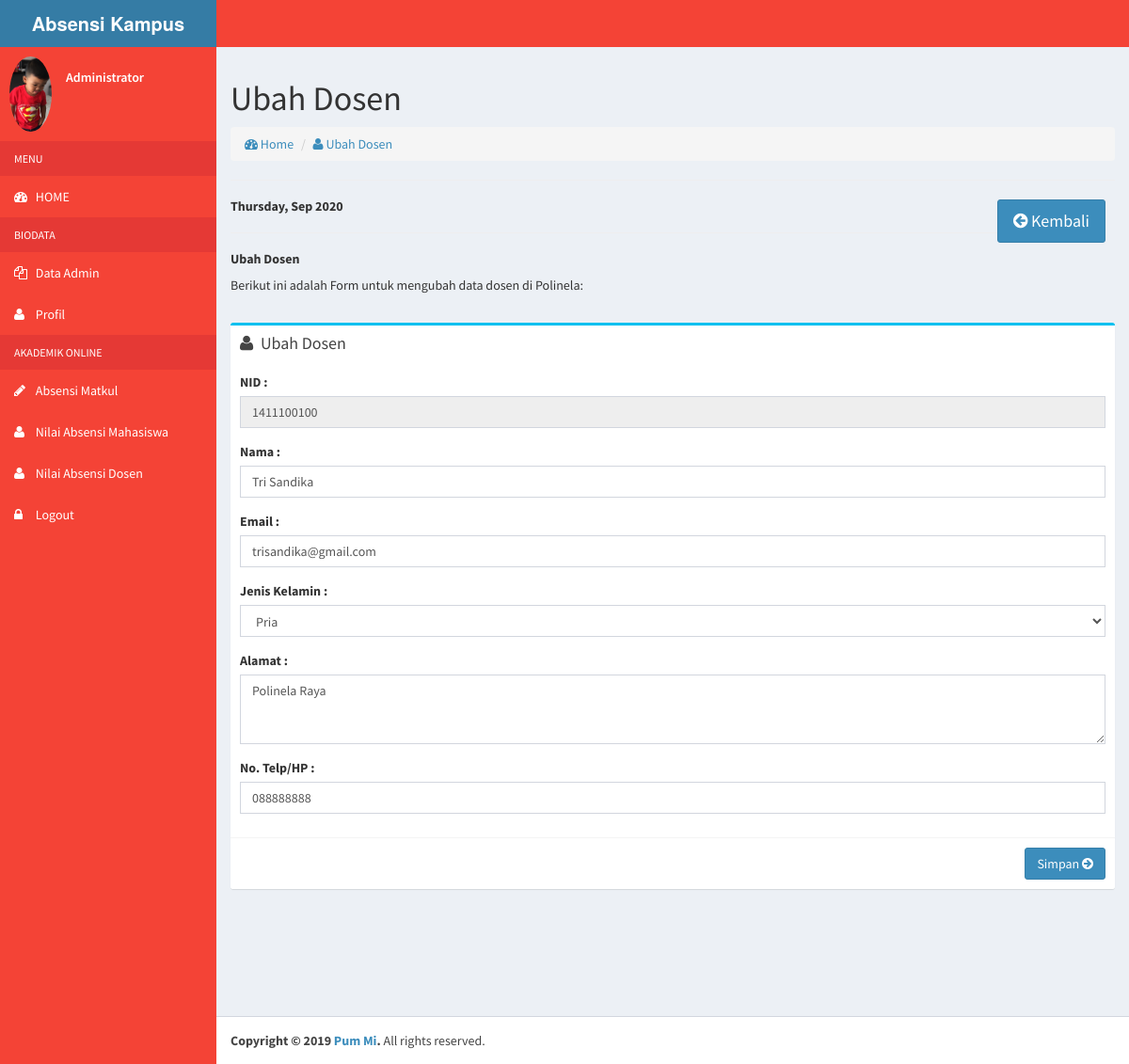
The page /kajur/dashboard/index.php?page=6&&nid=1411100100 (signed in) on the database its author committed.
### tables this page shows
CREATE TABLE `dosen` (
  `nid` char(10) NOT NULL DEFAULT '',
  `nm_dosen` varchar(50) NOT NULL DEFAULT '',
  `jk` varchar(6) NOT NULL,
  `alamat` text NOT NULL,
  `telp_dosen` varchar(12) NOT NULL DEFAULT '',
  `password` varchar(255) NOT NULL,
  `email` varchar(30) NOT NULL,
  `foto` varchar(100) NOT NULL
);

### kajur/dashboard/index.php (the view, shortened to what this page needs)
<?php
      include "../../koneksi/koneksi.php";
      $username = $_SESSION['admin'];
      $query = mysqli_query($conn,"SELECT * FROM admin where username='$username'");
      if ($query) {
        $data = mysqli_fetch_array($query);
      }
                $active1 = "";
                $active2 = "";
                $active3 = "";
                $includeVal = "";
                if (isset($_GET['page'])) {
                    $page = $_GET['page'];
                    switch ($page) {
                    case '6':
                      $includeVal = "../include/ubah_dosen.php";
                      $nid = $_GET['nid'];
                      break;
                  }
                }else{
                  $active1 = "active";
                  $includeVal = "../include/home.php";
                }
?>
<!DOCTYPE html>
<html>
  <head>
    <link rel="stylesheet" href="../../bootstrap/css/bootstrap.min.css">
    <link rel="stylesheet" href="../../font/css/font-awesome.min.css">
    <link rel="stylesheet" href="https://code.ionicframework.com/ionicons/2.0.1/css/ionicons.min.css">
    <link rel="stylesheet" href="../../dist/css/AdminLTE.min.css">
    <link rel="stylesheet" href="../../dist/css/skins/_all-skins.min.css">
    <link rel="stylesheet" href="../../plugins/datatables/jquery.dataTables.css">
    <link rel="stylesheet" href="../../plugins/iCheck/flat/blue.css">
    <link rel="stylesheet" href="../../plugins/select2/select2.min.css">
    <link rel="stylesheet" href="../../plugins/morris/morris.css">
    <link rel="stylesheet" href="../../plugins/jvectormap/jquery-jvectormap-1.2.2.css">
    <link rel="stylesheet" href="../../plugins/datepicker/datepicker3.css">
    <link rel="stylesheet" href="../../plugins/timepicker/bootstrap-timepicker.css">
    <link rel="stylesheet" href="../../plugins/daterangepicker/daterangepicker-bs3.css">
    <link rel="stylesheet" href="../../plugins/bootstrap-wysihtml5/bootstrap3-wysihtml5.min.css">
    <link rel="stylesheet" type="text/css" href="../../plugins/bootstrap-combobox-master/css/bootstrap-combobox.css">
  </head>
  <body class="hold-transition skin-blue sidebar-mini">
    <div class="wrapper">
      <header class="main-header">
        <a href="index2.html" class="logo">
          <span class="logo-lg"><b>Absensi Kampus </b></span>
        </a>
        <nav class="navbar navbar-static-top" role="navigation">
        </nav>
      </header>
      <aside class="main-sidebar">
        <section class="sidebar">
          <div class="user-panel">
            <div class="pull-left image">
              <img src="<?php
            if ($data['foto']=='') {
              echo '../images/dp.png';
            }else{
              echo "../images/$data[foto]";
            }
          ?>" class="img-circle" alt="$data['nama_admin']">
            </div>
            <div class="pull-left info">
              <p><?php echo $data['nama_admin']; ?></p>
            </div>
          </div>
          <ul class="sidebar-menu">
            <li class="header">MENU</li>
            <li class="<?php echo $active1; ?> treeview">
              <a href="index.php?page=1">
                <i class="fa fa-dashboard"></i> <span>HOME</span></i>
              </a>
            </li>
            <li class="header">BIODATA</li>
            <li class="<?php echo $active2; ?> treeview">
              <a href="index.php?page=2">
                <i class="fa fa-files-o"></i>
                <span>Data Admin</span>
              </a>
            </li>
            <li class="<?php echo $active3; ?> treeview">
              <a href="index.php?page=3">
                <i class="fa fa-user"></i> <span>Profil</span>
              </a>
            </li>
            <li class="header">AKADEMIK ONLINE</li>
            <li class="<?php echo $active7; ?> treeview">
              <a href="index.php?page=13">
                <i class="fa fa-pencil"></i> <span>Absensi Matkul</span>
              </a>
            </li>
            <li class="<?php echo $active8; ?> treeview">
              <a href="index.php?page=16">
                <i class="fa fa-user"></i> <span>Nilai Absensi Mahasiswa</span>
              </a>
            </li>
            <li class="<?php echo $active9; ?> treeview">
              <a href="index.php?page=19">
                <i class="fa fa-user"></i> <span>Nilai Absensi Dosen</span>
              </a>
            </li>
            <li class="treeview">
              <a href="logout.php">
                <i class="fa fa-lock"></i> <span>Logout</span>
              </a>
            </li>
          </ul>
        </section>
      </aside>
      <div class="content-wrapper">
        <section class="content">
          <div class="row">
            <section class="col-lg-12 connectedSortable">
              <?php
                include "$includeVal";
              ?>
            </section>
            <section class="col-lg-5 connectedSortable">
            </section>
          </div>
        </section>
      </div>
      <footer class="main-footer">
        <strong>Copyright &copy; 2019 <a href="polinela.ac.id">Pum Mi</a>.</strong> All rights reserved.
      </footer>
    </div>
  </body>
</html>

### kajur/include/ubah_dosen.php (shortened to what this page needs)
        <h1>
          Ubah Dosen
        </h1>
        <ol class="breadcrumb">
          <li><a href="#"><i class="fa fa-dashboard"></i> Home</a></li>
          <li><a href="#"><i class="fa fa-user"></i> Ubah Dosen</a></li>
        </ol>
<hr>
  <a href="index.php?page=4" class="btn btn-primary btn-lg" style="margin-right:10px;float:right;"><i class="fa fa-arrow-circle-left"></i> Kembali</a>
<h5><b><?php echo date("l, M Y"); ?></b></h5>
<hr>
<h5><b>Ubah Dosen</b></h5>
<p>Berikut ini adalah Form untuk mengubah data dosen di Polinela:
</p>
<br>
  <?php
  $query = mysqli_query($conn,"SELECT * FROM dosen WHERE nid='$nid'");
  if ($query) {
    $rows = mysqli_fetch_array($query);
    $selected1 = "";
    if ($rows['jk'] == "Pria") {
      $selected1 = "selected";
    }elseif($rows['jk'] == "Wanita"){
      $selected2 = "selected";
    }else{
      $selected1 = "";
      $selected2 = "";
    }
  }else echo mysqli_error($conn);
  ?>
            <div class="box box-info">
              <div class="box-header">
                <i class="fa fa-user"></i>
                <h3 class="box-title">Ubah Dosen</h3>
              </div>
              <div class="box-body">
                <form action="" method="post">
                  <div class="form-group">
                    <label for="">NID : </label>
                    <input type="text" class="form-control" readonly="readonly" name="nid" id="nid" placeholder="NID" value="<?php echo $rows['nid']; ?>">
                  </div>
                  <div class="form-group">
                    <label for="">Nama : </label>
                    <input type="text" class="form-control" name="nama" id="nama" placeholder="Nama Dosen" value="<?php echo $rows['nm_dosen']; ?>">
                  </div>
                  <div class="form-group">
                    <label for="">Email : </label>
                    <input type="email" class="form-control" name="email" id="email" placeholder="Email" value="<?php echo $rows['email']; ?>">
                  </div>
                  <div class="form-group">
                    <label for="">Jenis Kelamin : </label>
                    <select name="jk" id="jk" class="form-control">
                      <option value="Pria" <?php echo $selected1; ?>>Pria</option>
                    </select>
                  </div>
                  <div class="form-group">
                    <label for="">Alamat : </label>
                    <textarea name="alamat" id="alamat" class="form-control" cols="30" rows="3" placeholder="Alamat"><?php echo $rows['alamat']; ?></textarea>
                  </div>
                  <div class="form-group">
                    <label for="">No. Telp/HP : </label>
                    <input type="text" name="telp" id="telp" class="form-control" placeholder="No. HP/Telp" value="<?php echo $rows['telp_dosen']; ?>">
                  </div>
              </div>
              <div class="box-footer clearfix">
                <button class="pull-right btn btn-primary" name="simpan">Simpan <i class="fa fa-arrow-circle-right"></i></button>
              </div>
            </div>

### kajur/dashboard/index.php (style rules this page uses)
.skin-blue .main-header .navbar { background-color: #F44336; }
.skin-blue .main-header .logo { background-color: #E53935; color: #fff; border-bottom: 0 solid transparent; }
.skin-blue .wrapper, .skin-blue .main-sidebar, .skin-blue .left-side { background-color: #F44336; }
.skin-blue .sidebar a { color: #fff; }
.skin-blue .sidebar-menu>li.header { color: #fff; background: #E53935; }
.skin-blue .sidebar-menu>li>a { border-left: 0px solid transparent; }
.user-panel>.info { padding-top: 15px; }

### rows shown on the page
dosen: nid "1411100100", nama "Tri Sandika", email "trisandika@gmail.com", alamat "Polinela Raya", telp "088888888"

### other values the page prints
$data['nama_admin'] "Administrator"
